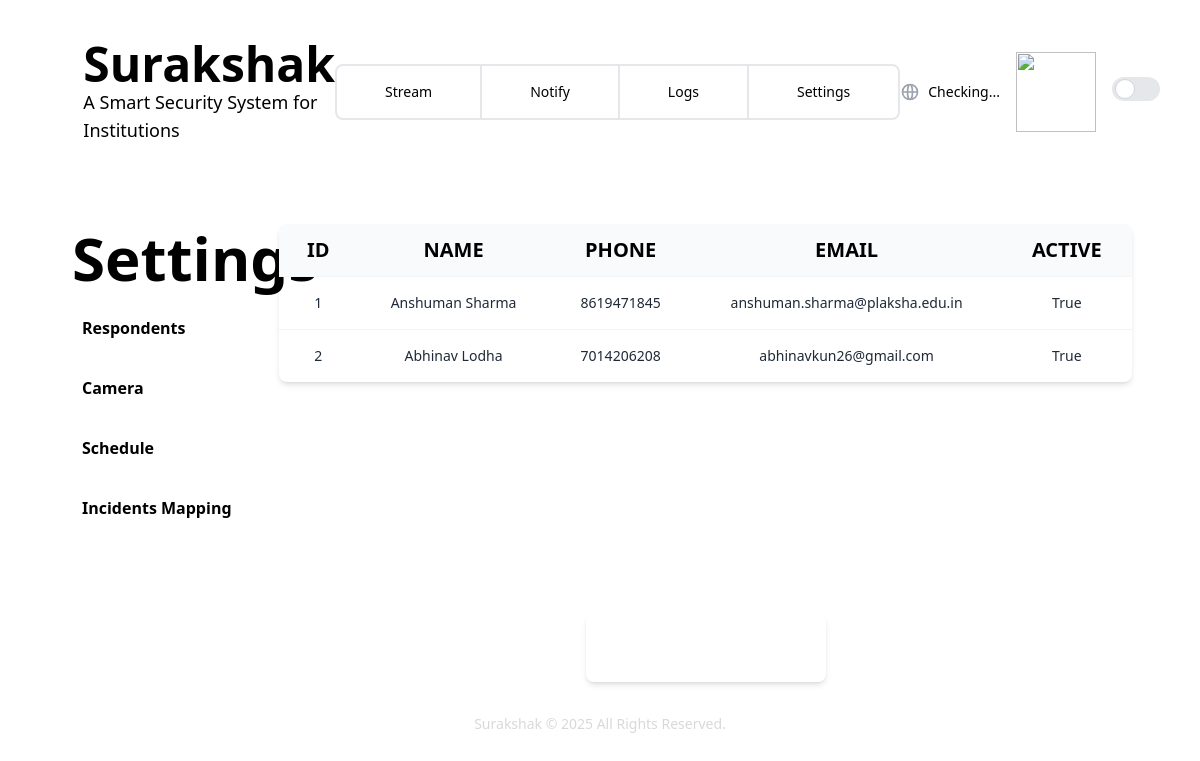
The app's page /settings/respondents/ (signed in) with its own data.
### surakshak/models.py (models this page shows, shortened)
class Respondent(models.Model):
    id = models.AutoField(primary_key=True)
    name = models.CharField(max_length=100)
    phone = models.CharField(max_length=10)
    email = models.EmailField(max_length=100)
    is_active = models.BooleanField(default=True)

### surakshak/views.py (the view)
# urls.py: path("settings/respondents/", respondents_page, name="respondents_page"),
def respondents_page(request):
    if not request.user.is_authenticated:
        return redirect(f"{reverse('login_page')}?next=respondents_page")
    pop_up = request.GET.get("pop_up", "false").lower() == "true"
    return render(
        request,
        "settings/respondents.html",
        {
            "headers": ["ID", "Name", "Phone", "Email", "Active"],
            "respondents": RespondentSerializer(
                Respondent.objects.all(), many=True
            ).data,
            "pop_up": pop_up,
        },
    )

### surakshak/templates/settings/respondents.html (shortened to what this page needs)
{% extends "settings.html" %}
{% block settings_content %}
<div class="-m-2.5 overflow-auto">
    <div class="p-1.5 min-w-full inline-block justify-center h-[50vh] overflow-y-scroll">
        <div class="overflow-hidden shadow-md rounded-lg">
            <div class="table border-collapse table-auto w-full divide-y divide-gray-100">
                <div class="table-header-group">
                    <div class="table-row bg-gray-50 dark:bg-gray-700">
                        <div
                            class="table-cell px-6 py-3 text-center text-xl font-bold text-white-500 uppercase light:text-neutral-500">
                            {{ headers.0 }}</div>
                        <div
                            class="table-cell px-6 py-3 text-center text-xl font-bold text-white-500 uppercase light:text-neutral-500">
                            {{ headers.1 }}</div>
                        <div
                            class="table-cell px-6 py-3 text-center text-xl font-bold text-white-500 uppercase light:text-neutral-500">
                            {{ headers.2 }}</div>
                        <div
                            class="table-cell px-6 py-3 text-center text-xl font-bold text-white-500 uppercase light:text-neutral-500">
                            {{ headers.3 }}</div>
                        <div
                            class="table-cell px-6 py-3 text-center text-xl font-bold text-white-500 uppercase light:text-neutral-500">
                            {{ headers.4 }}</div>
                    </div>
                </div>
                <div class="table-row-group divide-y divide-gray-100 border-b dark:bg-gray-800 dark:border-gray-700">
                    {% for respondent in respondents %}
                    <div class="table-row">
                        <div
                            class="table-cell px-6 py-4 whitespace-nowrap text-sm text-center font-medium text-gray-800 dark:text-neutral-100">
                            {{ respondent.id }}</div>
                        <div
                            class="table-cell
                                px-6 py-4 whitespace-nowrap text-sm text-center font-medium text-gray-800 dark:text-neutral-100">
                            {{ respondent.name }}</div>
                        <div
                            class="table-cell
                                px-6 py-4 whitespace-nowrap text-sm text-center font-medium text-gray-800 dark:text-neutral-100">
                            {{ respondent.phone }}</div>
                        <div
                            class="table-cell
                                px-6 py-4 whitespace-nowrap text-sm text-center font-medium text-gray-800 dark:text-neutral-100">
                            {{ respondent.email }}</div>
                        <div
                            class="table-cell px-6 py-4 whitespace-nowrap text-sm text-center font-medium text-gray-800 dark:text-neutral-100">
                            {{ respondent.is_active }}</div>
                    </div>
                    {% endfor %}
                </div>
            </div>
        </div>
    </div>
</div>
</div>
<div class="flex flex-col sm:flex-row sm:justify-centre">
    {% if not pop_up %}
    <a class="" href="?pop_up=true">
        <div class="w-60 mx-auto bg-primaryHighlight shadow-md rounded-lg p-3 space-y-1">
            <button class="py-2 px-4 bg-primaryBg text-white rounded hover:bg-accent">Add</button>
    </a>
    <button class="py-2 px-4 bg-primaryBg text-white rounded hover:bg-accent">Edit</button>
    <button class="py-2 px-4 bg-primaryBg text-white rounded hover:bg-accent">Delete</button>
    {% endif %}
</div>
{% endblock settings_content %}

### surakshak/templates/settings.html (shortened to what this page needs)
{% extends "layout.html" %}
{% block content %}
<div class="grid grid-cols-8 pt-3 sm:grid-cols-10">
    <div class="col-span-2 hidden sm:block">
        <h1 class="text-6xl font-semibold text-white-800">Settings</h1>
        <ul>
            <li data-section="Respondents"
                class="mt-5 cursor-pointer border-l-2 border-transparent px-2 py-2 font-semibold transition hover:border-l-accent hover:text-accent">
                <a href="{% url 'respondents_page' %}">Respondents</a>
            </li>
            <li data-section="Camera"
                class="mt-5 cursor-pointer border-l-2 border-transparent px-2 py-2 font-semibold transition hover:border-l-accent hover:text-accent">
                <a href="{% url 'camera_page' %}">Camera</a>
            </li>
            <li data-section="Schedule"
                class="mt-5 cursor-pointer border-l-2 border-transparent px-2 py-2 font-semibold transition hover:border-l-accent hover:text-accent">
                <a href="{% url 'timings' %}">Schedule</a>
            </li>
            <li data-section="IncidentsMapping"
                class="mt-5 cursor-pointer border-l-2 border-transparent px-2 py-2 font-semibold transition hover:border-l-accent hover:text-accent">
                <a href="{% url 'incidents_mapping_page' %}">Incidents Mapping</a>
            </li>
        </ul>
    </div>
    <div class="col-span-6 sm:col-span-8">
        <div>
            {% block settings_content %}
            {% endblock settings_content %}
        </div>
    </div>
{% endblock content %}

### surakshak/templates/layout.html (shortened to what this page needs)
{% load static %} {% load static tailwind_tags %}
<!DOCTYPE html>
<html lang="en">
  <head>
    {% tailwind_preload_css %} {% tailwind_css %}
  </head>
  <body class="bg-primaryBg text-textColor font-sans p-10 relative">
    <header class="flex justify-between items-center w-full mb-10">
      <a class="flex gap-4" href="/">
        <div class="h-full">
          <img src="{% static 'logo.svg' %}" alt="logo" class="w-20 h-20" />
        </div>
        <div class="flex flex-col justify-center">
          <div class="text-5xl font-bold">Surakshak</div>
          <div class="text-lg">A Smart Security System for Institutions</div>
        </div>
      </a>
      <nav class="flex border-2 rounded-lg border-primaryHighlight">
        <a
          href="/streams"
          class="py-4 px-12 text-sm font-normal border-r-2 border-primaryHighlight transition-all duration-200 select-none cursor-pointer hover:text-accent hover:bg-primaryHighlight {% if request.path == '/streams/' %}bg-primaryHighlight text-accent{% endif %}"
          >Stream</a
        >
        <a
          href="/notify"
          class="py-4 px-12 text-sm font-normal border-r-2 border-primaryHighlight transition-all duration-200 select-none cursor-pointer hover:text-accent hover:bg-primaryHighlight {% if '/notify' in request.path %}bg-primaryHighlight text-accent{% endif %}"
          >Notify</a
        >
        <a
          href="/logs"
          class="py-4 px-12 text-sm font-normal border-r-2 border-primaryHighlight transition-all duration-200 select-none cursor-pointer hover:text-accent hover:bg-primaryHighlight {% if '/logs' in request.path %}bg-primaryHighlight text-accent{% endif %}"
          >Logs</a
        >
        <a
          href="/settings"
          class="py-4 px-12 text-sm font-normal transition-all duration-200 select-none cursor-pointer hover:text-accent hover:bg-primaryHighlight"
          >Settings</a
        >
      </nav>
      <div class="flex items-center gap-4 justify-center">
        <div class="relative group">
          <div class="flex items-center gap-2">
            <span id="internet-status" class="text-sm">Checking...</span>
          </div>
        </div>
        <div class="relative group">
          <img src="{% static '9lfK.gif' %}" class="w-20 h-20">
        </div>
        <div class="relative group">
          <label class="inline-flex items-center cursor-pointer">
            <div
              class="relative w-12 h-6 bg-gray-200 peer-focus:outline-none peer-focus:ring-3 peer-focus:ring-primaryHighlight rounded-full peer dark:bg-red-500 peer-checked:after:translate-x-full rtl:peer-checked:after:-translate-x-full peer-checked:after:border-white after:content-[''] after:absolute after:top-0.5 after:start-[3px] after:bg-white after:border-gray-300 after:border after:rounded-full after:h-5 after:w-5 after:transition-all dark:border-gray-600 peer-checked:bg-green-500"
            ></div>
          </label>
        </div>
      </div>
    </header>
    <main class=" border-primaryHighlight rounded-lg p-8">{% block content %} {% endblock content %}</main>
    <footer class="text-textColor opacity-15 text-center text-sm bottom-1 ">
      Surakshak &copy; 2025 All Rights Reserved.
    </footer>
  </body>
</html>

### records on screen
Respondent: name "Anshuman Sharma", phone "8619471845", email "anshuman.sharma@plaksha.edu.in"
Respondent: name "Abhinav Lodha", phone "7014206208", email "abhinavkun26@gmail.com"

### other values on screen
{{ headers.0 }} "ID"
{{ headers.1 }} "NAME"
{{ headers.2 }} "PHONE"
{{ headers.3 }} "EMAIL"
{{ headers.4 }} "ACTIVE"
{{ respondent.id }} "1" "2"
{{ respondent.is_active }} "True" "True"
